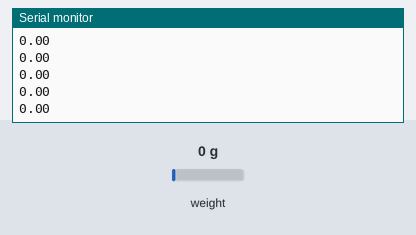
Simulated run of this sketch. Board: Arduino Uno, built with avr-gcc and run on an emulated ATmega328P. Shown: the last lines printed to the serial monitor. The inputs (shaded band) are chosen by the test bench; at power-on: weight on the scale 0 g.

Above: at 2.2 s.
2.3 s: weight on the scale set to 100 g
At 2.36 s:
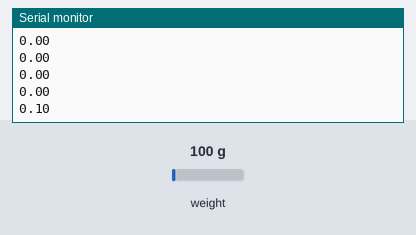
3.8 s: weight on the scale set to 1250 g
At 3.87 s:
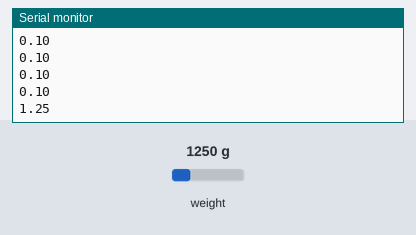
Timing chart, 0 to 6.8 s (numbered marks = the images above; inputs shaded):
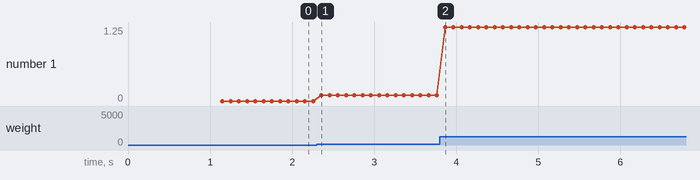

Measured:
- after the input at 2.3 s, the serial monitor: prints a new line after 0.06 s (image 1)
- after the input at 3.8 s, the serial monitor: prints a new line after 0.06 s (image 2)
- plotted number 1: 0 → 0.1 after the input at 2.3 s, 0.1 → 1.25 after the input at 3.8 s

The sketch:

HX711_SG.ino
```cpp
#include "HX711.h"

HX711 sns;

// 1. HX711 circuit wiring
#define SNS_DOUT_PIN 4
#define SNS_SCK_PIN 5

// 2. Settings
long SNS_SCALE = 0;
const float SG_gain = 2.11;
const int smp_time = 50;
String command = "";

// 3. Variables
double V_0, V_a, dR_R, strain;
unsigned long currentMillis, previousMillis;

void setup(){
  Serial.begin(9600);

  // Inizializzazione
  sns.begin(SNS_DOUT_PIN, SNS_SCK_PIN);
  sns.set_scale();
  sns.tare();

  // Calibrazione
//  SNS_SCALE = sns.get_value(10);
//  sns.set_scale(SNS_SCALE/KNOWN_STRAIN);
//  Serial.println("Calibrazione effettuata");

  delay(50);
}

void loop(){
  currentMillis = millis();

  if(currentMillis - previousMillis >= smp_time){
    previousMillis = currentMillis;

    if(Serial.available()){
      command = Serial.readString();
      if(command == "tara")
        sns.tare();
    }

    V_0 = sns.get_value()*40/(pow(2,24));      // conversione in mV : V_0 = lettura*V_max-V_min/2^24(bit)
    //V_a = double(analogRead(A0))/1024*5*1000;  // V_a tensione di alimentazione in mV
    //dR_R = 4*V_0/V_a;                          // Ricavo dR/R
    //strain = dR_R/SG_gain*1000;                // Ricavo lo strain \epsilon=dR/(R*k)
    Serial.println(V_0);                    // valore in mStrain
  }
}
```
